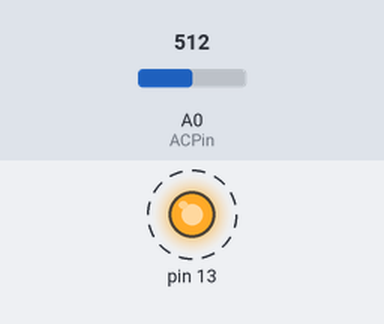
A sketch run on a simulated Arduino Uno, built for the host (arithmetic inside an expression is 32-bit, double 64-bit). Shown: output pins drawn as LEDs (lit = HIGH). Dashed ring = blinking. The test bench sets the inputs (shaded band); at power-on: A0 (ACPin) = 512 (analog values on the 0–1023 scale). What the sketch prints to the serial monitor is not drawn.

Above: at 0.2 s.
Timing chart, 0 to 3.0 s (numbered marks = the images above):
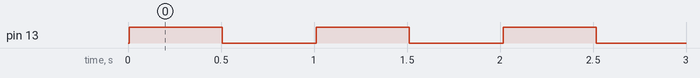

Measured:
- by itself, pin 13: alternates HIGH for 0.50 s and LOW for 0.51 s

The sketch:

SCT013_Gravity_Analoger_AC-Stromsensi_ADCread.ino
```cpp
// (licence header left out)
const int ACPin = A0;         //set arduino signal read pin
#define ACTectionRange 20;    //set Non-invasive AC Current Sensor tection range (5A,10A,20A)

// VREF: Analog reference
// For Arduino UNO, Leonardo and mega2560, etc. change VREF to 5
// For Arduino Zero, Due, MKR Family, ESP32, etc. 3V3 controllers, change VREF to 3.3
#define VREF 3.3

//************************************************************************
/*
//Husischer testbereich
uint16 readADCValue()
{
  float peakVoltage = 0;
  float ADCValue;
  for (int i = 0; i < 5; i++)
  {
    peakVoltage += analogRead(ACPin);   //read peak voltage
    delay(1);
  }
  peakVoltage = ADCValue;

  return ADCValue;
}


//************************************************************************
*/
float readACCurrentValue()
{
  float ACCurrtntValue = 0;
  float peakVoltage = 0;
  float voltageVirtualValue = 0;  //Vrms
  float ADCValue;
  for (int i = 0; i < 5; i++)
  {
    peakVoltage += analogRead(ACPin);   //read peak voltage
    delay(1);
  }
  peakVoltage = ADCValue;
  peakVoltage = peakVoltage / 5; //hier wird gemittelt! oben wird 5 mal ausgelesen und aufaddiert. hier wird dann gemittelt
  voltageVirtualValue = peakVoltage * 0.707;    //change the peak voltage to the Virtual Value of voltage, faktor 0.7 wegen effektivwert!

  /*The circuit is amplified by 2 times, so it is divided by 2.*/
  voltageVirtualValue = (voltageVirtualValue / 1024 * VREF ) / 2;  //VREF_default= 3.3V

  ACCurrtntValue = voltageVirtualValue * ACTectionRange;

  return ACCurrtntValue;
}

void setup()
{
  Serial.begin(115200);
  pinMode(13, OUTPUT);

}

void loop()
{
  analogReadResolution(12); //analogRead() output auf 12 bit umstellen (default ist 10bit aber nrf52840 feather express hat 12 bit adc)

  float ADC= analogRead(ACPin);
  /*
  float ADCValue = readADCValue();
  Serial.print("voltageADC= ");
  Serial.print(ADCValue);
  */
  Serial.print("AC_Pin= ");
  Serial.println(ADC);
  Serial.println("\n");

  Serial.print("VREF= ");
  Serial.println(VREF);
  Serial.println("\n");

  float ACCurrentValue = readACCurrentValue(); //read AC Current Value
  Serial.print(ACCurrentValue);
  Serial.println(" A");
  digitalWrite(13, HIGH);
  delay(500);
  digitalWrite(13, LOW);
  delay(500);
}
```
